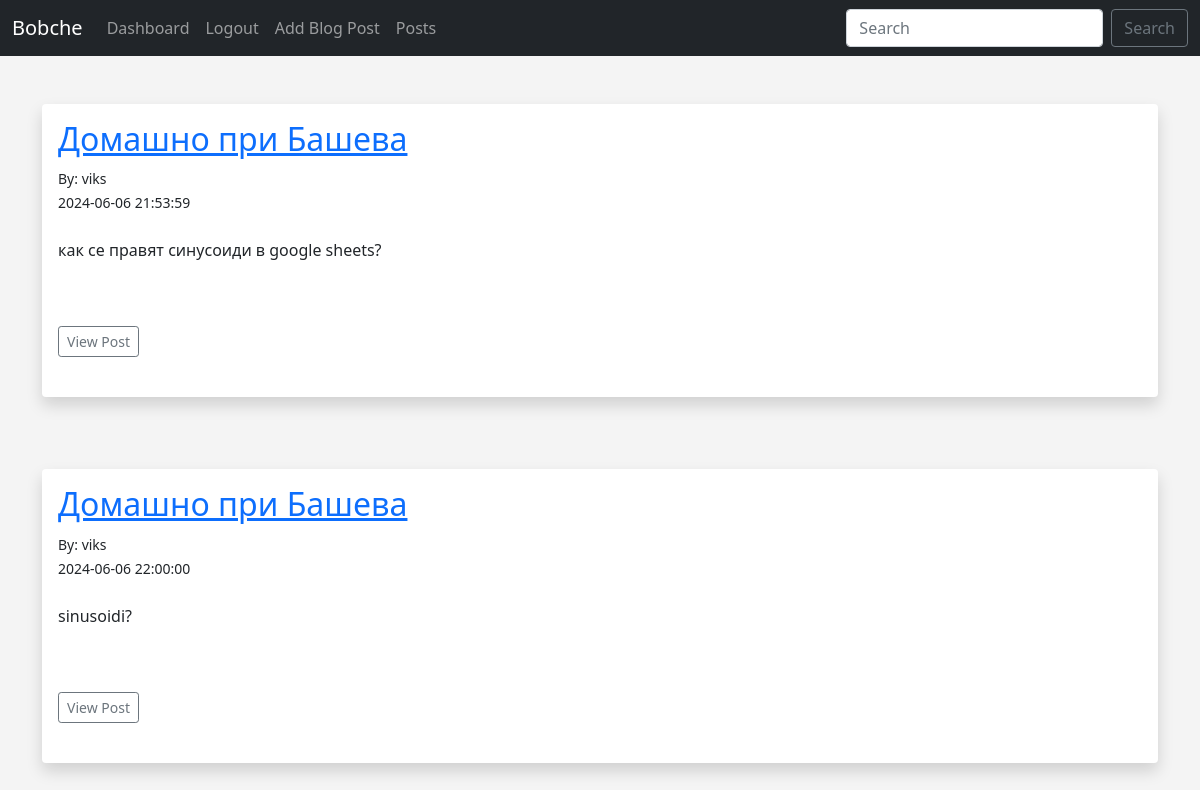
Screenshot of /posts (signed in) with the database file from the repository.
### app.py (models this page shows, shortened)
class Posts(db.Model):
    id = db.Column(db.Integer, primary_key=True)
    title = db.Column(db.String(255))
    content = db.Column(db.Text)
    author = db.Column(db.String(255))
    slug = db.Column(db.String(255))
    date_posted = db.Column(db.DateTime(timezone=True), default=func.now())
    poster_id = db.Column(db.Integer, db.ForeignKey('users.id'))
    comments = db.relationship('Comment', backref='post')

class Users(db.Model, UserMixin):
    id = db.Column(db.Integer, primary_key=True)
    username = db.Column(db.String(20), nullable=False, unique=True)
    name = db.Column(db.String(200), nullable=False)
    email = db.Column(db.String(120), nullable=False, unique=True)
    password_hash = db.Column(db.String(128))
    posts = db.relationship('Posts', backref='poster')
    comments = db.relationship("Comment", backref='poster')
    @property
    def password(self):
        raise AttributeError('password is not a readable attribute')

### app.py (the view)
@app.route('/posts')
def posts():
	posts = Posts.query.order_by(Posts.date_posted)
	return render_template("posts.html", posts=posts)

### webforms.py
class SearchForm(FlaskForm):
	searched = StringField("Searched", validators=[DataRequired()])
	submit = SubmitField("Submit")

### app.py (called while the page is built)
@login_manager.user_loader
def load_user(user_id):
	return Users.query.get(int(user_id))

@app.context_processor
def base():
	form = SearchForm()
	return dict(form=form)

### templates/posts.html (shortened to what this page needs)
{% extends 'base.html' %}
{% block content %}
<br/>
{% for post in posts %}
<div class="shadow p-3 mb-5 bg-body rounded">
	<h2><a href="{{ url_for('post', id=post.id)}}">{{ post.title }}</a></h2>
	<small>By: {{ post.poster.name }}<br/>
	{{ post.date_posted }}</small> <br/><br/>
	{{ post.content|safe }}
	<br/><br/>
	<a href="{{ url_for('post', id=post.id)}}" class="btn btn-outline-secondary btn-sm">View Post</a>
	<br/><br/>
</div>
<br/>
{% endfor %}
{% endblock %}

### static/style.css (style rules this page uses)
body { background: #f4f4f4; }

### rows the page displays
Posts: title "Домашно при Башева", poster.name "viks", date_posted "2024-06-06 21:53:59", content "как се правят синусоиди в google sheets?"
Posts: title "Домашно при Башева", poster.name "viks", date_posted "2024-06-06 22:00:00", content "sinusoidi?"
